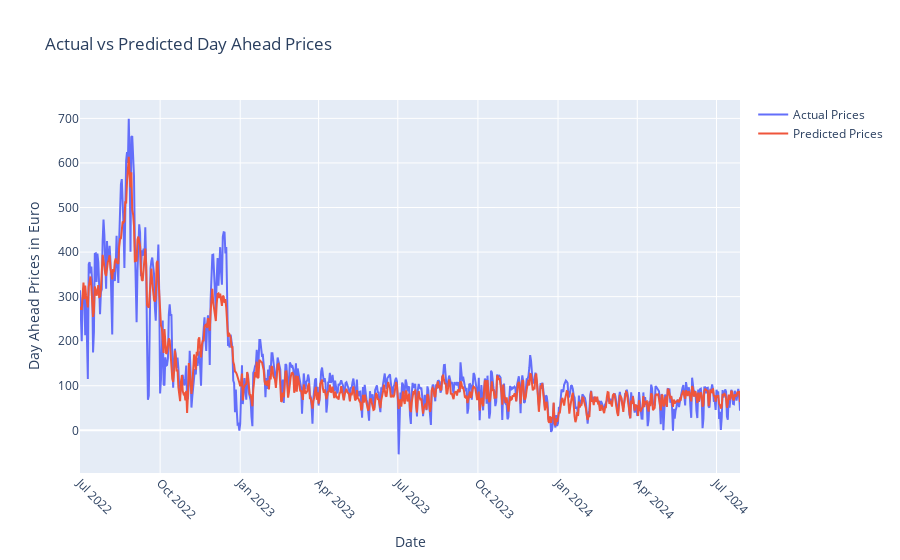

The notebook cell saved with this chart:
### Code cell
import pandas as pd
import numpy as np
from sklearn.linear_model import LinearRegression
from sklearn.metrics import mean_squared_error, r2_score
from sklearn.preprocessing import StandardScaler
import matplotlib.pyplot as plt
import plotly.graph_objs as go
from statsmodels.stats.outliers_influence import variance_inflation_factor

# Drop rows with missing values
train_df.dropna(inplace=True)
test_df.dropna(inplace=True)

# Target variable
y_train = train_df['Day_ahead_price (€/MWh)']
y_test = test_df['Day_ahead_price (€/MWh)']

# Features: Drop high VIF columns
high_vif_features = ['Lag_1_day', 'Lag_2_days', 'Lag_3_days',
                     'Lag_4_days', 'Lag_5_days', 'Lag_6_days', 'Rolling_mean_7']
X_train = train_df.drop(['Day_ahead_price (€/MWh)'] +
                        high_vif_features, axis=1)
X_test = test_df.drop(['Day_ahead_price (€/MWh)'] + high_vif_features, axis=1)

# Scale the features (standardization)
scaler = StandardScaler()
X_train_scaled = scaler.fit_transform(X_train)
X_test_scaled = scaler.transform(X_test)

# Train the Linear Regression model
model = LinearRegression()
model.fit(X_train_scaled, y_train)

# Make predictions
y_pred = model.predict(X_test_scaled)

# Model Evaluation
print("Model Coefficients:", model.coef_)
print("Intercept:", model.intercept_)
print("Mean Squared Error (MSE):", mean_squared_error(y_test, y_pred))
print("Root Mean Squared Error (RMSE):", np.sqrt(
    mean_squared_error(y_test, y_pred)))
print("Coefficient of Determination (R^2):", r2_score(y_test, y_pred))

# Plotting Actual vs Predicted Prices
fig = go.Figure()

# Add actual prices trace
fig.add_trace(go.Scatter(x=y_test.index, y=y_test,
              mode='lines', name='Actual Prices'))

# Add predicted prices trace
# Ensure same index for y_pred
y_pred_series = pd.Series(y_pred, index=y_test.index)
fig.add_trace(go.Scatter(x=y_pred_series.index, y=y_pred_series,
              mode='lines', name='Predicted Prices'))

# Update layout for better readability
fig.update_layout(
    title='Actual vs Predicted Day Ahead Prices',
    xaxis_title='Date',
    yaxis_title='Day Ahead Prices in Euro',
    xaxis=dict(
        tickangle=45,
        tickmode='auto',
        nticks=12
    ),
    template='plotly'
)

# Show the plot
fig.show()

# Optionally save the plot (make sure you have installed 'kaleido')
fig.write_image('actual_vs_predicted_prices.png')

### Figure 1 — Plotly figure (JSON) as saved in the notebook; plotly's stock layout.template omitted (floating-point values rounded to 4 significant figures; data arrays with more than 128 entries replaced by an {"elided": "..."} marker saying what was removed)
{"data": [{"mode": "lines", "name": "Actual Prices", "type": "scatter", "x": {"elided": "759 str values"}, "y": {"elided": "759 float values"}}, {"mode": "lines", "name": "Predicted Prices", "type": "scatter", "x": {"elided": "759 str values"}, "y": {"elided": "759 float values"}}], "layout": {"title": {"text": "Actual vs Predicted Day Ahead Prices"}, "xaxis": {"nticks": 12, "tickangle": 45, "tickmode": "auto", "title": {"text": "Date"}}, "yaxis": {"title": {"text": "Day Ahead Prices in Euro"}}}}
